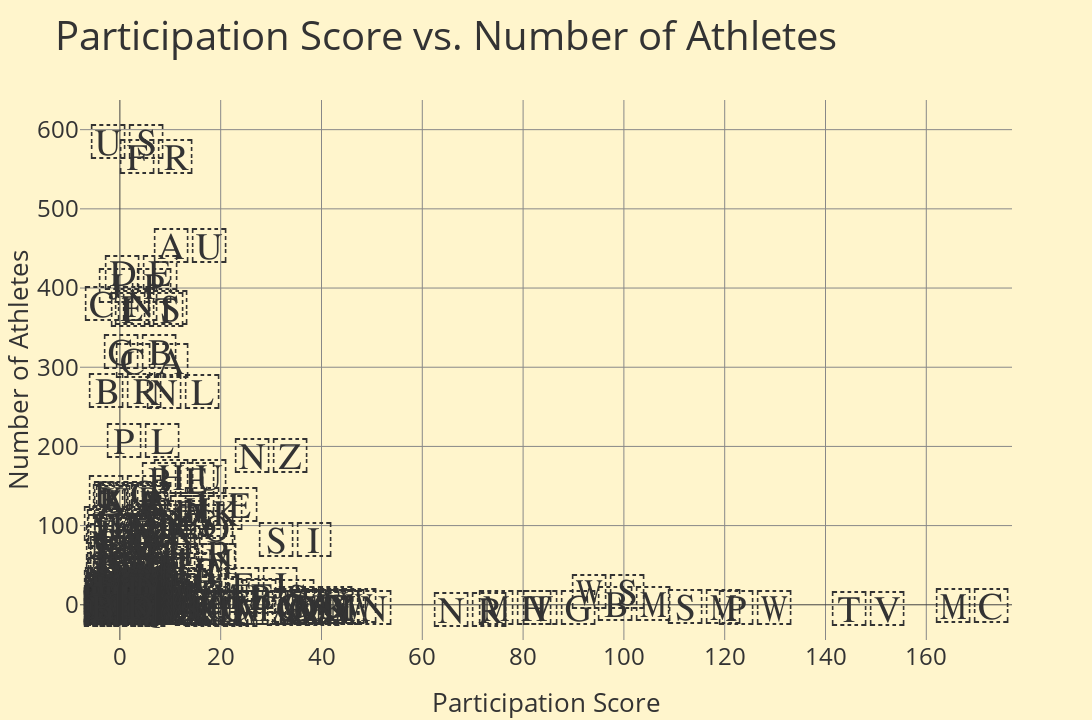

The code cell stored with this chart in its notebook:
### Code cell
# Comprehensive list of Pacific IOC codes
caribbean_ioc_codes = [
    'ANT',  # Antigua and Barbuda
    'ARU',  # Aruba
    'BAH',  # Bahamas
    'BAR',  # Barbados
    'BER',  # Bermuda
    'CAY',  # Cayman Islands
    'CUB',  # Cuba
    'DMA',  # Dominica
    'DOM',  # Dominican Republic
    'GRN',  # Grenada
    'GUY',  # Guyana
    'HAI',  # Haiti
    'ISV',  # Virgin Islands
    'IVB',  # British Virgin Islands
    'JAM',  # Jamaica
    'LCA',  # Saint Lucia
    'SKN',  # Saint Kitts and Nevis
    'SUR',  # Suriname
    'TTO',  # Trinidad and Tobago
    'VIN',  # Saint Vincent and the Grenadines
    'PUR',  # Puerto Rico
]

pacific_ioc_codes = [
    'ASA',  # American Samoa
    'AUS',  # Australia
    'COK',  # Cook Islands
    'FIJ',  # Fiji
    'FSM',  # Federated States of Micronesia
    'GUM',  # Guam
    'KIR',  # Kiribati
    'MHL',  # Marshall Islands
    'NRU',  # Nauru
    'NZL',  # New Zealand
    'PLW',  # Palau
    'PNG',  # Papua New Guinea
    'SAM',  # Samoa
    'SOL',  # Solomon Islands
    'TGA',  # Tonga
    'TUV',  # Tuvalu
    'VAN',  # Vanuatu
]

plot_participation_vs_population(d_olympics, min_population=0, flag_size=50, transparent=False, show_results=True, flag_countries=None, height=720, width=1280)
# plot_participation_vs_population(d_olympics, min_population=0, flag_size=50, transparent=True, show_results=True, flag_countries=['MON'], height=720, width=1280)
# plot_participation_vs_population(d_olympics, min_population=0, flag_size=50, transparent=True, show_results=True, flag_countries=d_ioc_codes, height=720, width=1280)
# plot_participation_vs_population(d_olympics, min_population=0, flag_size=50, transparent=True, show_results=True, flag_countries=pacific_ioc_codes, height=720, width=1280)
# plot_participation_vs_population(d_olympics, min_population=0, flag_size=50, transparent=True, show_results=True, flag_countries=caribbean_ioc_codes, height=720, width=1280)

### Figure 1 — Plotly figure (JSON) as saved in the notebook; plotly's stock layout.template omitted (floating-point values rounded to 4 significant figures)
{"data": [{"hovertemplate": "<b>%{hovertext}</b><br><br>Participation Score=%{x}<br>Number of Athletes=%{y}<extra></extra>", "hovertext": [], "legendgroup": "", "marker": {"color": "#348273", "symbol": "circle"}, "mode": "markers", "name": "", "orientation": "v", "showlegend": false, "type": "scatter", "x": [], "xaxis": "x", "y": [], "yaxis": "y"}], "layout": {"annotations": [{"align": "center", "font": {"size": 50}, "showarrow": false, "text": "🇲🇨", "x": 169.1, "y": 6}, {"align": "center", "font": {"size": 50}, "showarrow": false, "text": "🇹🇻", "x": 148.4, "y": 2}, {"align": "center", "font": {"size": 50}, "showarrow": false, "text": "🇵🇼", "x": 126.0, "y": 3}, {"align": "center", "font": {"size": 50}, "showarrow": false, "text": "🇸🇲", "x": 115.9, "y": 5}, {"align": "center", "font": {"size": 50}, "showarrow": false, "text": "🇧🇲", "x": 101.9, "y": 8}, {"align": "center", "font": {"size": 50}, "showarrow": false, "text": "🇼🇸", "x": 96.86, "y": 24}, {"align": "center", "font": {"size": 50}, "showarrow": false, "text": "🇻🇬", "x": 87.12, "y": 4}, {"align": "center", "font": {"size": 50}, "showarrow": false, "text": "🇲🇭", "x": 78.4, "y": 4}, {"align": "center", "font": {"size": 50}, "showarrow": false, "text": "🇳🇷", "x": 69.56, "y": 1}, {"align": "center", "font": {"size": 50}, "showarrow": false, "text": "🇰🇳", "x": 46.64, "y": 3}, {"align": "center", "font": {"size": 50}, "showarrow": false, "text": "🇦🇼", "x": 43.62, "y": 6}, {"align": "center", "font": {"size": 50}, "showarrow": false, "text": "🇻🇮", "x": 41.37, "y": 5}, {"align": "center", "font": {"size": 50}, "showarrow": false, "text": "🇩🇲", "x": 40.31, "y": 4}, {"align": "center", "font": {"size": 50}, "showarrow": false, "text": "🇰🇾", "x": 40.22, "y": 4}, {"align": "center", "font": {"size": 50}, "showarrow": false, "text": "🇦🇬", "x": 39.07, "y": 5}, {"align": "center", "font": {"size": 50}, "showarrow": false, "text": "🇬🇺", "x": 38.91, "y": 8}, {"align": "center", "font": {"size": 50}, "showarrow": false, "text": "🇬🇩", "x": 37.63, "y": 6}, {"align": "center", "font": {"size": 50}, "showarrow": false, "text": "🇦🇸", "x": 36.36, "y": 2}, {"align": "center", "font": {"size": 50}, "showarrow": false, "text": "🇸🇮", "x": 34.75, "y": 90}, {"align": "center", "font": {"size": 50}, "showarrow": false, "text": "🇹🇴", "x": 32.36, "y": 4}, {"align": "center", "font": {"size": 50}, "showarrow": false, "text": "🇧🇸", "x": 31.47, "y": 18}, {"align": "center", "font": {"size": 50}, "showarrow": false, "text": "🇳🇿", "x": 30.04, "y": 195}, {"align": "center", "font": {"size": 50}, "showarrow": false, "text": "🇻🇨", "x": 29.85, "y": 4}, {"align": "center", "font": {"size": 50}, "showarrow": false, "text": "🇫🇯", "x": 27.99, "y": 33}, {"align": "center", "font": {"size": 50}, "showarrow": false, "text": "🇲🇪", "x": 24.66, "y": 19}, {"align": "center", "font": {"size": 50}, "showarrow": false, "text": "🇫🇲", "x": 21.3, "y": 3}, {"align": "center", "font": {"size": 50}, "showarrow": false, "text": "🇮🇪", "x": 20.16, "y": 133}, {"align": "center", "font": {"size": 50}, "showarrow": false, "text": "🇱🇮", "x": 20.06, "y": 1}, {"align": "center", "font": {"size": 50}, "showarrow": false, "text": "🇰🇮", "x": 19.45, "y": 3}, {"align": "center", "font": {"size": 50}, "showarrow": false, "text": "🇸🇨", "x": 19.04, "y": 3}, {"align": "center", "font": {"size": 50}, "showarrow": false, "text": "🇦🇩", "x": 18.06, "y": 2}, {"align": "center", "font": {"size": 50}, "showarrow": false, "text": "🇩🇰", "x": 17.01, "y": 123}, {"align": "center", "font": {"size": 50}, "showarrow": false, "text": "🇻🇺", "x": 16.35, "y": 6}, {"align": "center", "font": {"size": 50}, "showarrow": false, "text": "🇯🇲", "x": 15.95, "y": 63}, {"align": "center", "font": {"size": 50}, "showarrow": false, "text": "🇱🇨", "x": 15.89, "y": 4}, {"align": "center", "font": {"size": 50}, "showarrow": false, "text": "🇭🇷", "x": 15.6, "y": 73}, {"align": "center", "font": {"size": 50}, "showarrow": false, "text": "🇳🇴", "x": 15.29, "y": 105}, {"align": "center", "font": {"size": 50}, "showarrow": false, "text": "🇱🇺", "x": 14.69, "y": 13}, {"align": "center", "font": {"size": 50}, "showarrow": false, "text": "🇪🇪", "x": 14.57, "y": 24}, {"align": "center", "font": {"size": 50}, "showarrow": false, "text": "🇱🇹", "x": 14.32, "y": 50}, {"align": "center", "font": {"size": 50}, "showarrow": false, "text": "🇭🇺", "x": 13.94, "y": 169}, {"align": "center", "font": {"size": 50}, "showarrow": false, "text": "🇦🇺", "x": 13.92, "y": 461}, {"align": "center", "font": {"size": 50}, "showarrow": false, "text": "🇷🇸", "x": 13.57, "y": 112}, {"align": "center", "font": {"size": 50}, "showarrow": false, "text": "🇵🇷", "x": 13.09, "y": 51}, {"align": "center", "font": {"size": 50}, "showarrow": false, "text": "🇱🇻", "x": 12.88, "y": 29}, {"align": "center", "font": {"size": 50}, "showarrow": false, "text": "🇳🇱", "x": 12.58, "y": 276}, {"align": "center", "font": {"size": 50}, "showarrow": false, "text": "🇸🇹", "x": 11.77, "y": 3}, {"align": "center", "font": {"size": 50}, "showarrow": false, "text": "🇨🇭", "x": 11.44, "y": 127}, {"align": "center", "font": {"size": 50}, "showarrow": false, "text": "🇧🇪", "x": 11.44, "y": 165}, {"align": "center", "font": {"size": 50}, "showarrow": false, "text": "🇧🇧", "x": 11.1, "y": 4}, {"align": "center", "font": {"size": 50}, "showarrow": false, "text": "🇮🇸", "x": 10.03, "y": 5}, {"align": "center", "font": {"size": 50}, "showarrow": false, "text": "🇸🇪", "x": 9.308, "y": 117}, {"align": "center", "font": {"size": 50}, "showarrow": false, "text": "🇨🇾", "x": 8.994, "y": 15}, {"align": "center", "font": {"size": 50}, "showarrow": false, "text": "🇨🇻", "x": 8.889, "y": 7}, {"align": "center", "font": {"size": 50}, "showarrow": false, "text": "🇫🇮", "x": 8.5, "y": 56}, {"align": "center", "font": {"size": 50}, "showarrow": false, "text": "🇨🇿", "x": 8.462, "y": 112}, {"align": "center", "font": {"size": 50}, "showarrow": false, "text": "🇹🇹", "x": 8.332, "y": 17}, {"align": "center", "font": {"size": 50}, "showarrow": false, "text": "🇬🇷", "x": 8.029, "y": 101}, {"align": "center", "font": {"size": 50}, "showarrow": false, "text": "🇮🇱", "x": 7.757, "y": 87}, {"align": "center", "font": {"size": 50}, "showarrow": false, "text": "🇲🇳", "x": 7.689, "y": 32}, {"align": "center", "font": {"size": 50}, "showarrow": false, "text": "🇲🇩", "x": 7.67, "y": 25}, {"align": "center", "font": {"size": 50}, "showarrow": false, "text": "🇲🇺", "x": 7.599, "y": 13}, {"align": "center", "font": {"size": 50}, "showarrow": false, "text": "🇫🇷", "x": 7.184, "y": 573}, {"align": "center", "font": {"size": 50}, "showarrow": false, "text": "🇦🇹", "x": 7.063, "y": 81}, {"align": "center", "font": {"size": 50}, "showarrow": false, "text": "🇲🇹", "x": 7.005, "y": 5}, {"align": "center", "font": {"size": 50}, "showarrow": false, "text": "🇲🇻", "x": 6.828, "y": 5}, {"align": "center", "font": {"size": 50}, "showarrow": false, "text": "🇧🇭", "x": 6.453, "y": 14}, {"align": "center", "font": {"size": 50}, "showarrow": false, "text": "🇸🇷", "x": 6.295, "y": 5}, {"align": "center", "font": {"size": 50}, "showarrow": false, "text": "🇨🇦", "x": 6.292, "y": 315}, {"align": "center", "font": {"size": 50}, "showarrow": false, "text": "🇪🇸", "x": 6.253, "y": 382}, {"align": "center", "font": {"size": 50}, "showarrow": false, "text": "🇬🇪", "x": 6.068, "y": 28}, {"align": "center", "font": {"size": 50}, "showarrow": false, "text": "🇧🇬", "x": 5.848, "y": 46}, {"align": "center", "font": {"size": 50}, "showarrow": false, "text": "🇺🇾", "x": 5.812, "y": 25}, {"align": "center", "font": {"size": 50}, "showarrow": false, "text": "🇵🇹", "x": 5.674, "y": 73}, {"align": "center", "font": {"size": 50}, "showarrow": false, "text": "🇮🇹", "x": 5.319, "y": 380}, {"align": "center", "font": {"size": 50}, "showarrow": false, "text": "🇬🇾", "x": 4.919, "y": 5}, {"align": "center", "font": {"size": 50}, "showarrow": false, "text": "🇩🇯", "x": 4.91, "y": 7}, {"align": "center", "font": {"size": 50}, "showarrow": false, "text": "🇧🇳", "x": 4.818, "y": 3}, {"align": "center", "font": {"size": 50}, "showarrow": false, "text": "🇵🇱", "x": 4.568, "y": 214}, {"align": "center", "font": {"size": 50}, "showarrow": false, "text": "🇷🇴", "x": 4.453, "y": 107}, {"align": "center", "font": {"size": 50}, "showarrow": false, "text": "🇦🇲", "x": 4.268, "y": 15}, {"align": "center", "font": {"size": 50}, "showarrow": false, "text": "🇰🇲", "x": 4.221, "y": 4}, {"align": "center", "font": {"size": 50}, "showarrow": false, "text": "🇩🇪", "x": 4.162, "y": 427}, {"align": "center", "font": {"size": 50}, "showarrow": false, "text": "🇨🇺", "x": 4.155, "y": 61}, {"align": "center", "font": {"size": 50}, "showarrow": false, "text": "🇩🇴", "x": 4.001, "y": 57}, {"align": "center", "font": {"size": 50}, "showarrow": false, "text": "🇸🇰", "x": 3.987, "y": 28}, {"align": "center", "font": {"size": 50}, "showarrow": false, "text": "🇧🇼", "x": 3.955, "y": 13}, {"align": "center", "font": {"size": 50}, "showarrow": false, "text": "🇬🇧", "x": 3.936, "y": 327}, {"align": "center", "font": {"size": 50}, "showarrow": false, "text": "🇽🇰", "x": 3.877, "y": 9}, {"align": "center", "font": {"size": 50}, "showarrow": false, "text": "🇸🇧", "x": 3.664, "y": 3}, {"align": "center", "font": {"size": 50}, "showarrow": false, "text": "🇭🇰", "x": 3.521, "y": 34}, {"align": "center", "font": {"size": 50}, "showarrow": false, "text": "🇦🇿", "x": 3.486, "y": 47}, {"align": "center", "font": {"size": 50}, "showarrow": false, "text": "🇰🇿", "x": 3.327, "y": 79}, {"align": "center", "font": {"size": 50}, "showarrow": false, "text": "🇵🇾", "x": 3.274, "y": 28}, {"align": "center", "font": {"size": 50}, "showarrow": false, "text": "🇶🇦", "x": 3.247, "y": 14}, {"align": "center", "font": {"size": 50}, "showarrow": false, "text": "🇪🇷", "x": 3.152, "y": 13}, {"align": "center", "font": {"size": 50}, "showarrow": false, "text": "🇺🇦", "x": 3.059, "y": 140}, {"align": "center", "font": {"size": 50}, "showarrow": false, "text": "🇯🇵", "x": 2.934, "y": 410}, {"align": "center", "font": {"size": 50}, "showarrow": false, "text": "🇲🇰", "x": 2.919, "y": 7}, {"align": "center", "font": {"size": 50}, "showarrow": false, "text": "🇸🇬", "x": 2.805, "y": 23}, {"align": "center", "font": {"size": 50}, "showarrow": false, "text": "🇧🇹", "x": 2.754, "y": 3}, {"align": "center", "font": {"size": 50}, "showarrow": false, "text": "🇬🇼", "x": 2.527, "y": 6}, {"align": "center", "font": {"size": 50}, "showarrow": false, "text": "🇹🇱", "x": 2.526, "y": 4}, {"align": "center", "font": {"size": 50}, "showarrow": false, "text": "🇬🇲", "x": 2.392, "y": 7}, {"align": "center", "font": {"size": 50}, "showarrow": false, "text": "🇦🇷", "x": 2.329, "y": 136}, {"align": "center", "font": {"size": 50}, "showarrow": false, "text": "🇦🇱", "x": 2.27, "y": 8}, {"align": "center", "font": {"size": 50}, "showarrow": false, "text": "🇸🇿", "x": 2.095, "y": 3}, {"align": "center", "font": {"size": 50}, "showarrow": false, "text": "🇰🇷", "x": 2.018, "y": 141}, {"align": "center", "font": {"size": 50}, "showarrow": false, "text": "🇰🇬", "x": 1.926, "y": 16}, {"align": "center", "font": {"size": 50}, "showarrow": false, "text": "🇺🇿", "x": 1.908, "y": 86}, {"align": "center", "font": {"size": 50}, "showarrow": false, "text": "🇧🇿", "x": 1.879, "y": 1}, {"align": "center", "font": {"size": 50}, "showarrow": false, "text": "🇨🇱", "x": 1.864, "y": 48}, {"align": "center", "font": {"size": 50}, "showarrow": false, "text": "🇿🇦", "x": 1.807, "y": 138}, {"align": "center", "font": {"size": 50}, "showarrow": false, "text": "🇬🇦", "x": 1.781, "y": 5}, {"align": "center", "font": {"size": 50}, "showarrow": false, "text": "🇪🇨", "x": 1.719, "y": 40}, {"align": "center", "font": {"size": 50}, "showarrow": false, "text": "🇹🇳", "x": 1.711, "y": 27}, {"align": "center", "font": {"size": 50}, "showarrow": false, "text": "🇬🇳", "x": 1.588, "y": 24}, {"align": "center", "font": {"size": 50}, "showarrow": false, "text": "🇱🇧", "x": 1.558, "y": 10}, {"align": "center", "font": {"size": 50}, "showarrow": false, "text": "🇬🇶", "x": 1.551, "y": 3}, {"align": "center", "font": {"size": 50}, "showarrow": false, "text": "🇰🇼", "x": 1.462, "y": 9}, {"align": "center", "font": {"size": 50}, "showarrow": false, "text": "🇵🇦", "x": 1.432, "y": 8}, {"align": "center", "font": {"size": 50}, "showarrow": false, "text": "🇺🇸", "x": 1.423, "y": 592}, {"align": "center", "font": {"size": 50}, "showarrow": false, "text": "🇵🇸", "x": 1.39, "y": 8}, {"align": "center", "font": {"size": 50}, "showarrow": false, "text": "🇱🇷", "x": 1.357, "y": 8}, {"align": "center", "font": {"size": 50}, "showarrow": false, "text": "🇳🇦", "x": 1.337, "y": 4}, {"align": "center", "font": {"size": 50}, "showarrow": false, "text": "🇿🇲", "x": 1.271, "y": 28}, {"align": "center", "font": {"size": 50}, "showarrow": false, "text": "🇨🇴", "x": 1.266, "y": 88}, {"align": "center", "font": {"size": 50}, "showarrow": false, "text": "🇲🇦", "x": 1.258, "y": 60}, {"align": "center", "font": {"size": 50}, "showarrow": false, "text": "🇧🇦", "x": 1.218, "y": 5}, {"align": "center", "font": {"size": 50}, "showarrow": false, "text": "🇸🇸", "x": 1.216, "y": 14}, {"align": "center", "font": {"size": 50}, "showarrow": false, "text": "🇹🇯", "x": 1.193, "y": 14}, {"align": "center", "font": {"size": 50}, "showarrow": false, "text": "🇰🇪", "x": 1.137, "y": 72}, {"align": "center", "font": {"size": 50}, "showarrow": false, "text": "🇪🇬", "x": 1.103, "y": 149}, {"align": "center", "font": {"size": 50}, "showarrow": false, "text": "🇱🇸", "x": 1.083, "y": 3}, {"align": "center", "font": {"size": 50}, "showarrow": false, "text": "🇲🇱", "x": 1.015, "y": 23}, {"align": "center", "font": {"size": 50}, "showarrow": false, "text": "🇸🇻", "x": 0.9831, "y": 8}, {"align": "center", "font": {"size": 50}, "showarrow": false, "text": "🇧🇷", "x": 0.9556, "y": 277}, {"align": "center", "font": {"size": 50}, "showarrow": false, "text": "🇻🇪", "x": 0.897, "y": 32}, {"align": "center", "font": {"size": 50}, "showarrow": false, "text": "🇹🇷", "x": 0.8968, "y": 100}, {"align": "center", "font": {"size": 50}, "showarrow": false, "text": "🇨🇷", "x": 0.8691, "y": 6}, {"align": "center", "font": {"size": 50}, "showarrow": false, "text": "🇦🇪", "x": 0.8583, "y": 13}, {"align": "center", "font": {"size": 50}, "showarrow": false, "text": "🇯🇴", "x": 0.8547, "y": 12}, {"align": "center", "font": {"size": 50}, "showarrow": false, "text": "🇩🇿", "x": 0.8167, "y": 45}, {"align": "center", "font": {"size": 50}, "showarrow": false, "text": "🇳🇮", "x": 0.7937, "y": 7}, {"align": "center", "font": {"size": 50}, "showarrow": false, "text": "🇹🇲", "x": 0.7536, "y": 6}, {"align": "center", "font": {"size": 50}, "showarrow": false, "text": "🇬🇹", "x": 0.7492, "y": 16}, {"align": "center", "font": {"size": 50}, "showarrow": false, "text": "🇨🇫", "x": 0.7311, "y": 4}, {"align": "center", "font": {"size": 50}, "showarrow": false, "text": "🇱🇾", "x": 0.6741, "y": 6}, {"align": "center", "font": {"size": 50}, "showarrow": false, "text": "🇦🇴", "x": 0.6484, "y": 24}, {"align": "center", "font": {"size": 50}, "showarrow": false, "text": "🇴🇲", "x": 0.6393, "y": 4}, {"align": "center", "font": {"size": 50}, "showarrow": false, "text": "🇲🇽", "x": 0.6379, "y": 106}, {"align": "center", "font": {"size": 50}, "showarrow": false, "text": "🇨🇬", "x": 0.6028, "y": 4}, {"align": "center", "font": {"size": 50}, "showarrow": false, "text": "🇵🇪", "x": 0.5998, "y": 26}, {"align": "center", "font": {"size": 50}, "showarrow": false, "text": "🇸🇳", "x": 0.579, "y": 11}, {"align": "center", "font": {"size": 50}, "showarrow": false, "text": "🇲🇾", "x": 0.5657, "y": 26}, {"align": "center", "font": {"size": 50}, "showarrow": false, "text": "🇹🇭", "x": 0.5378, "y": 51}, {"align": "center", "font": {"size": 50}, "showarrow": false, "text": "🇧🇮", "x": 0.5262, "y": 7}, {"align": "center", "font": {"size": 50}, "showarrow": false, "text": "🇸🇱", "x": 0.5082, "y": 5}, {"align": "center", "font": {"size": 50}, "showarrow": false, "text": "🇷🇼", "x": 0.5041, "y": 8}, {"align": "center", "font": {"size": 50}, "showarrow": false, "text": "🇹🇬", "x": 0.5032, "y": 5}, {"align": "center", "font": {"size": 50}, "showarrow": false, "text": "🇺🇬", "x": 0.4978, "y": 25}, {"align": "center", "font": {"size": 50}, "showarrow": false, "text": "🇭🇹", "x": 0.4891, "y": 7}, {"align": "center", "font": {"size": 50}, "showarrow": false, "text": "🇵🇬", "x": 0.4818, "y": 6}, {"align": "center", "font": {"size": 50}, "showarrow": false, "text": "🇰🇵", "x": 0.4621, "y": 16}, {"align": "center", "font": {"size": 50}, "showarrow": false, "text": "🇮🇶", "x": 0.4249, "y": 22}, {"align": "center", "font": {"size": 50}, "showarrow": false, "text": "🇱🇦", "x": 0.419, "y": 4}, {"align": "center", "font": {"size": 50}, "showarrow": false, "text": "🇨🇮", "x": 0.4154, "y": 13}, {"align": "center", "font": {"size": 50}, "showarrow": false, "text": "🇿🇼", "x": 0.3878, "y": 7}, {"align": "center", "font": {"size": 50}, "showarrow": false, "text": "🇲🇷", "x": 0.3851, "y": 2}, {"align": "center", "font": {"size": 50}, "showarrow": false, "text": "🇳🇬", "x": 0.3647, "y": 85}, {"align": "center", "font": {"size": 50}, "showarrow": false, "text": "🇧🇯", "x": 0.3475, "y": 5}, {"align": "center", "font": {"size": 50}, "showarrow": false, "text": "🇮🇷", "x": 0.3311, "y": 39}, {"align": "center", "font": {"size": 50}, "showarrow": false, "text": "🇧🇫", "x": 0.3311, "y": 8}, {"align": "center", "font": {"size": 50}, "showarrow": false, "text": "🇭🇳", "x": 0.2983, "y": 4}, {"align": "center", "font": {"size": 50}, "showarrow": false, "text": "🇳🇪", "x": 0.2745, "y": 7}, {"align": "center", "font": {"size": 50}, "showarrow": false, "text": "🇧🇴", "x": 0.2603, "y": 4}, {"align": "center", "font": {"size": 50}, "showarrow": false, "text": "🇪🇹", "x": 0.229, "y": 32}, {"align": "center", "font": {"size": 50}, "showarrow": false, "text": "🇱🇰", "x": 0.216, "y": 6}, {"align": "center", "font": {"size": 50}, "showarrow": false, "text": "🇨🇳", "x": 0.2078, "y": 388}, {"align": "center", "font": {"size": 50}, "showarrow": false, "text": "🇲🇬", "x": 0.2078, "y": 7}, {"align": "center", "font": {"size": 50}, "showarrow": false, "text": "🇸🇾", "x": 0.2051, "y": 6}, {"align": "center", "font": {"size": 50}, "showarrow": false, "text": "🇬🇭", "x": 0.2044, "y": 8}, {"align": "center", "font": {"size": 50}, "showarrow": false, "text": "🇲🇿", "x": 0.1987, "y": 7}, {"align": "center", "font": {"size": 50}, "showarrow": false, "text": "🇨🇲", "x": 0.197, "y": 6}, {"align": "center", "font": {"size": 50}, "showarrow": false, "text": "🇳🇵", "x": 0.1808, "y": 7}, {"align": "center", "font": {"size": 50}, "showarrow": false, "text": "🇸🇦", "x": 0.1779, "y": 9}, {"align": "center", "font": {"size": 50}, "showarrow": false, "text": "🇹🇩", "x": 0.1689, "y": 3}, {"align": "center", "font": {"size": 50}, "showarrow": false, "text": "🇵🇭", "x": 0.1517, "y": 22}, {"align": "center", "font": {"size": 50}, "showarrow": false, "text": "🇰🇭", "x": 0.1412, "y": 3}, {"align": "center", "font": {"size": 50}, "showarrow": false, "text": "🇦🇫", "x": 0.1351, "y": 6}, {"align": "center", "font": {"size": 50}, "showarrow": false, "text": "🇲🇼", "x": 0.1348, "y": 3}, {"align": "center", "font": {"size": 50}, "showarrow": false, "text": "🇻🇳", "x": 0.1235, "y": 16}, {"align": "center", "font": {"size": 50}, "showarrow": false, "text": "🇾🇪", "x": 0.1038, "y": 4}, {"align": "center", "font": {"size": 50}, "showarrow": false, "text": "🇹🇿", "x": 0.1005, "y": 7}, {"align": "center", "font": {"size": 50}, "showarrow": false, "text": "🇮🇩", "x": 0.07995, "y": 29}, {"align": "center", "font": {"size": 50}, "showarrow": false, "text": "🇸🇩", "x": 0.07774, "y": 4}, {"align": "center", "font": {"size": 50}, "showarrow": false, "text": "🇨🇩", "x": 0.06041, "y": 6}, {"align": "center", "font": {"size": 50}, "showarrow": false, "text": "🇮🇳", "x": 0.05897, "y": 110}, {"align": "center", "font": {"size": 50}, "showarrow": false, "text": "🇸🇴", "x": 0.05698, "y": 1}, {"align": "center", "font": {"size": 50}, "showarrow": false, "text": "🇲🇲", "x": 0.02784, "y": 2}, {"align": "center", "font": {"size": 50}, "showarrow": false, "text": "🇵🇰", "x": 0.02548, "y": 7}, {"align": "center", "font": {"size": 50}, "showarrow": false, "text": "🇧🇩", "x": 0.02208, "y": 5}], "height": 720, "legend": {"tracegroupgap": 0}, "paper_bgcolor": "#FFF5CC", "plot_bgcolor": "#FFF5CC", "showlegend": false, "title": {"font": {"size": 40}, "text": "Participation Score vs. Number of Athletes"}, "width": 1280, "xaxis": {"anchor": "y", "domain": [0, 1], "title": {"text": "Participation Score"}}, "yaxis": {"anchor": "x", "domain": [0, 1], "title": {"text": "Number of Athletes"}}}}
